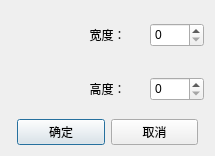
<?xml version="1.0" encoding="UTF-8"?>
<ui version="4.0">
 <class>DialogResize</class>
 <widget class="QDialog" name="DialogResize">
  <property name="geometry">
   <rect>
    <x>0</x>
    <y>0</y>
    <width>215</width>
    <height>155</height>
   </rect>
  </property>
  <property name="windowTitle">
   <string>调整大小</string>
  </property>
  <layout class="QVBoxLayout" name="verticalLayout">
   <property name="sizeConstraint">
    <enum>QLayout::SetDefaultConstraint</enum>
   </property>
   <item>
    <layout class="QHBoxLayout" name="horizontalLayout">
     <property name="spacing">
      <number>16</number>
     </property>
     <item>
      <widget class="QLabel" name="labelWidth">
       <property name="minimumSize">
        <size>
         <width>48</width>
         <height>48</height>
        </size>
       </property>
       <property name="text">
        <string/>
       </property>
       <property name="scaledContents">
        <bool>false</bool>
       </property>
       <property name="alignment">
        <set>Qt::AlignCenter</set>
       </property>
       <property name="wordWrap">
        <bool>false</bool>
       </property>
      </widget>
     </item>
     <item>
      <widget class="QLabel" name="label">
       <property name="text">
        <string>宽度：</string>
       </property>
       <property name="alignment">
        <set>Qt::AlignCenter</set>
       </property>
      </widget>
     </item>
     <item>
      <widget class="QUnitSpinBox" name="spinBoxWidth">
       <property name="minimumSize">
        <size>
         <width>0</width>
         <height>24</height>
        </size>
       </property>
       <property name="maximumSize">
        <size>
         <width>96</width>
         <height>16777215</height>
        </size>
       </property>
       <property name="maximum">
        <number>1000</number>
       </property>
      </widget>
     </item>
    </layout>
   </item>
   <item>
    <layout class="QHBoxLayout" name="horizontalLayout_2">
     <property name="spacing">
      <number>16</number>
     </property>
     <item>
      <widget class="QLabel" name="labelHeight">
       <property name="minimumSize">
        <size>
         <width>48</width>
         <height>48</height>
        </size>
       </property>
       <property name="baseSize">
        <size>
         <width>0</width>
         <height>0</height>
        </size>
       </property>
       <property name="text">
        <string/>
       </property>
       <property name="scaledContents">
        <bool>false</bool>
       </property>
       <property name="alignment">
        <set>Qt::AlignCenter</set>
       </property>
      </widget>
     </item>
     <item>
      <widget class="QLabel" name="label_2">
       <property name="text">
        <string>高度：</string>
       </property>
       <property name="alignment">
        <set>Qt::AlignCenter</set>
       </property>
      </widget>
     </item>
     <item>
      <widget class="QUnitSpinBox" name="spinBoxHeitght">
       <property name="minimumSize">
        <size>
         <width>0</width>
         <height>24</height>
        </size>
       </property>
       <property name="maximumSize">
        <size>
         <width>96</width>
         <height>16777215</height>
        </size>
       </property>
       <property name="maximum">
        <number>1000</number>
       </property>
      </widget>
     </item>
    </layout>
   </item>
   <item>
    <layout class="QHBoxLayout" name="horizontalLayout_3">
     <property name="leftMargin">
      <number>6</number>
     </property>
     <property name="rightMargin">
      <number>6</number>
     </property>
     <item>
      <widget class="QPushButton" name="btnOK">
       <property name="text">
        <string>确定</string>
       </property>
      </widget>
     </item>
     <item>
      <widget class="QPushButton" name="btnCancel">
       <property name="text">
        <string>取消</string>
       </property>
      </widget>
     </item>
    </layout>
   </item>
  </layout>
 </widget>
 <customwidgets>
  <customwidget>
   <class>QUnitSpinBox</class>
   <extends>QSpinBox</extends>
   <header location="global">custom/qunitspinbox.h</header>
  </customwidget>
 </customwidgets>
 <resources/>
 <connections>
  <connection>
   <sender>btnOK</sender>
   <signal>clicked()</signal>
   <receiver>DialogResize</receiver>
   <slot>accept()</slot>
   <hints>
    <hint type="sourcelabel">
     <x>109</x>
     <y>261</y>
    </hint>
    <hint type="destinationlabel">
     <x>199</x>
     <y>149</y>
    </hint>
   </hints>
  </connection>
  <connection>
   <sender>btnCancel</sender>
   <signal>clicked()</signal>
   <receiver>DialogResize</receiver>
   <slot>reject()</slot>
   <hints>
    <hint type="sourcelabel">
     <x>279</x>
     <y>261</y>
    </hint>
    <hint type="destinationlabel">
     <x>199</x>
     <y>149</y>
    </hint>
   </hints>
  </connection>
 </connections>
</ui>
